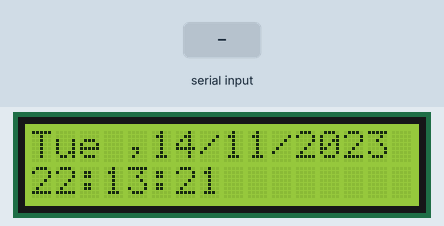
The sketch below on a simulated Arduino Uno, built with avr-gcc and run on an emulated ATmega328P. On the bench: 16×2 character LCD. The test bench sets the inputs (shaded band). The local clock reads 2024-03-15 10:24:30 at power-on unless the sketch sets it; what the sketch prints to the serial monitor is not drawn.

Above: at 1.2 s.
1.3 s: "AB123456789A" received over Serial
At 3.3 s:
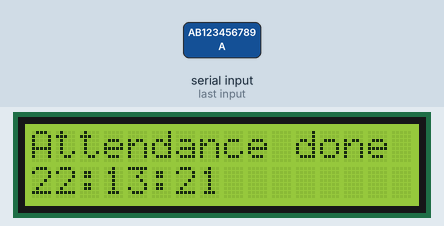
4.0 s: "1" received over Serial
At 5.4 s:
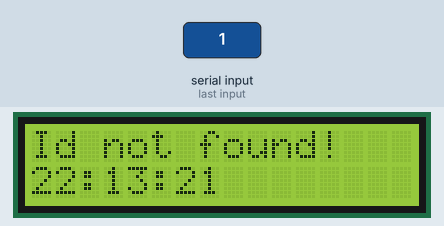
7.0 s: "AB423156769C" received over Serial
At 8.6 s:
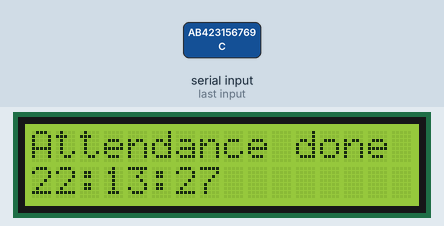
Timing chart, 0 to 10.1 s (numbered marks = the images above; inputs shaded):
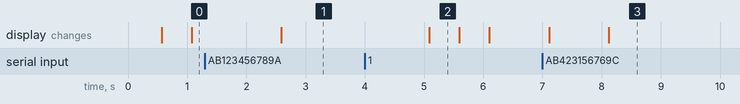

Measured:
- after the input at 1.3 s, the display: changes after 1.3 s (image 1)
- after the input at 4.0 s, the display: changes after 1.1 s (image 2)
- after the input at 7.0 s, the display: first differs from a run without the input after 1.1 s (image 3)
- what the display in image 2 shows lasts 0.5 s, from 5.1 s to 5.6 s

The sketch:

codefile.ino.ino
```cpp
// include the SD library:

#include <SPI.h>
#include <SD.h>
#include <Wire.h>
#include <LiquidCrystal.h>
#include "RTClib.h"


// set up variables using the SD utility library functions:

Sd2Card card;

SdVolume volume;

SdFile root;

int count = 0;
char c;
String id;
DS1307 rtc;
LiquidCrystal lcd(2, 3, A3, A2, A1, A0);
char daysOfTheWeek[7][12] = {"Sun", "Mon", "Tue", "Wed", "Thu", "Fri", "Sat"};


void setup() {

  // Open serial communications and wait for port to open:

  Serial.begin(9600);

  while (!Serial) {

    ; // wait for serial port to connect. Needed for native USB port only

  }
  lcd.begin(16, 2);

  if (! rtc.begin())
  {
    lcd.print("Couldn't find RTC");
    while (1);
  }

  if (! rtc.isrunning())
  {
    lcd.print("RTC is NOT running!");
  }

    rtc.adjust(DateTime(F(__DATE__), F(__TIME__)));//auto update from computer time

  Serial.println("Please scan your RFID TAG");
}

void loop() {
  // put your main code here, to run repeatedly:
  while(Serial.available()>0)
  {
    id = Serial.readString();  // read the incoming data as string
    if (id == "AB123456789A" || id== "AB423156769C" || id=="BC123456789D" || id=="CD123456789A") {
      Serial.print("Tag id: "); Serial.println(id);
      Serial.println("Valid Tag");
      lcd.setCursor(0, 0);
      lcd.println("Attendance done");
      delay(1500);
      // lcd.setCursor(0, 1);
      // lcd.print("Recorded!");

    }
    else{
      Serial.print("Tag id: "); Serial.println(id);
      Serial.println("Invalid Tag");
      lcd.setCursor(0, 0);
      lcd.println("Id not found!");
    }
  }
  id="";
  delay(500);
  DateTime now = rtc.now();

    lcd.setCursor(0, 1);
    lcd.print(now.hour());
    lcd.print(':');
    lcd.print(now.minute());
    lcd.print(':');
    lcd.print(now.second());
    lcd.print("   ");

    lcd.setCursor(0, 0);
    lcd.print(daysOfTheWeek[now.dayOfWeek()]);
    lcd.print(" ,");
    lcd.print(now.day());
    lcd.print('/');
    lcd.print(now.month());
    lcd.print('/');
    lcd.print(now.year());
}
```
